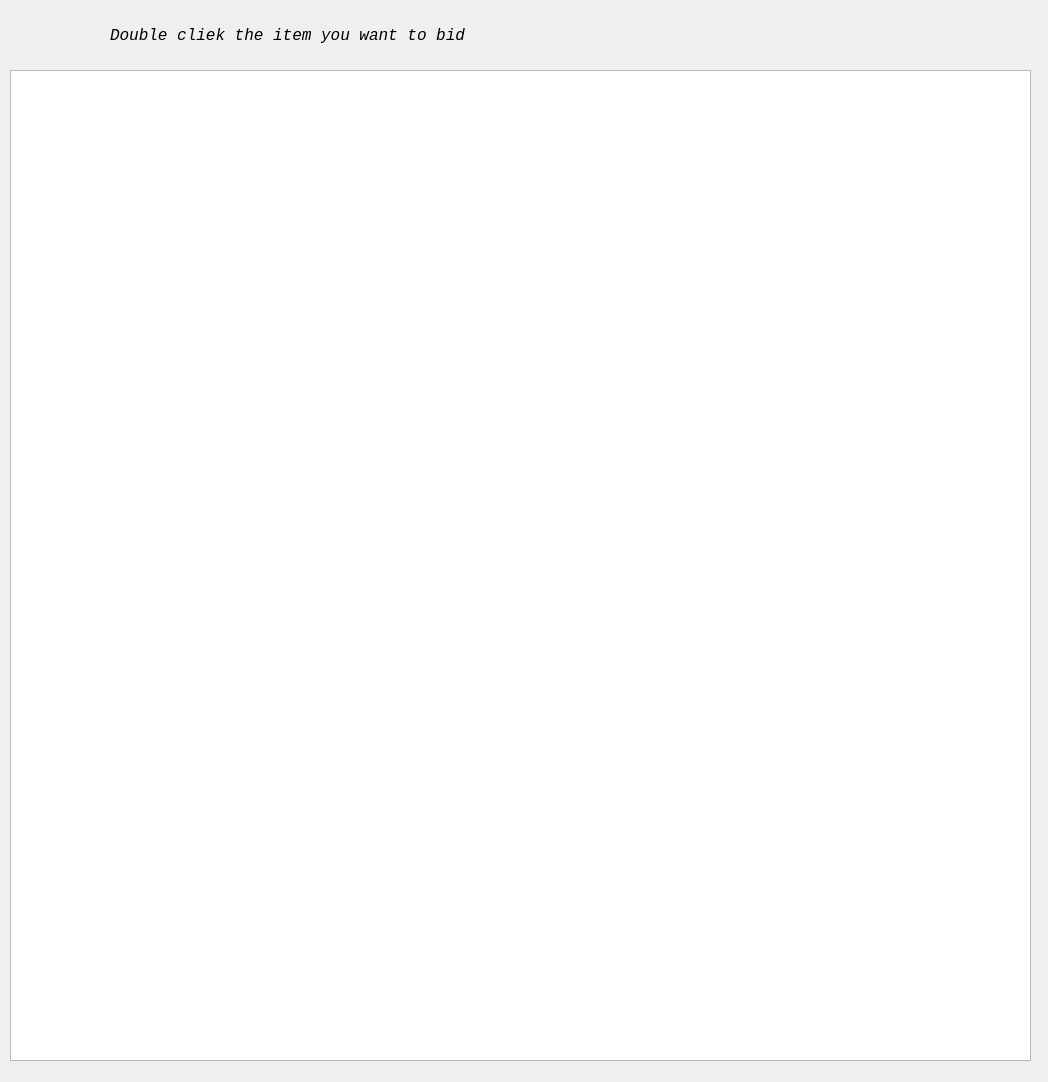
<?xml version="1.0" encoding="UTF-8"?>
<ui version="4.0">
 <class>BidItemDialog</class>
 <widget class="QDialog" name="BidItemDialog">
  <property name="geometry">
   <rect>
    <x>0</x>
    <y>0</y>
    <width>1048</width>
    <height>1082</height>
   </rect>
  </property>
  <property name="windowTitle">
   <string>Dialog</string>
  </property>
  <widget class="QListWidget" name="listWidget">
   <property name="geometry">
    <rect>
     <x>10</x>
     <y>70</y>
     <width>1021</width>
     <height>991</height>
    </rect>
   </property>
  </widget>
  <widget class="QLabel" name="label">
   <property name="geometry">
    <rect>
     <x>110</x>
     <y>10</y>
     <width>831</width>
     <height>51</height>
    </rect>
   </property>
   <property name="font">
    <font>
     <family>Consolas</family>
     <pointsize>12</pointsize>
     <italic>true</italic>
    </font>
   </property>
   <property name="text">
    <string>Double cliek the item you want to bid</string>
   </property>
  </widget>
 </widget>
 <resources/>
 <connections/>
</ui>
